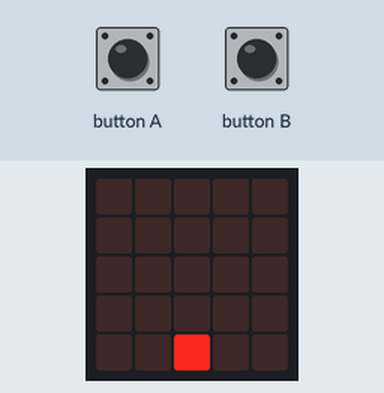
Recording of a program running on a simulated BBC micro:bit (MakeCode). Parts: the board's 5×5 LED display. The inputs (shaded band) are chosen by the test bench. Random numbers come from a fixed seed; the short countdown, score and lost-life animations are approximate; the run ends where the board's game-over animation would start. At 8.1 s the program stops and its outputs stay as they are.

Above: at 1.2 s.
1.3 s: button A pressed for 0.15 s
At 1.9 s:
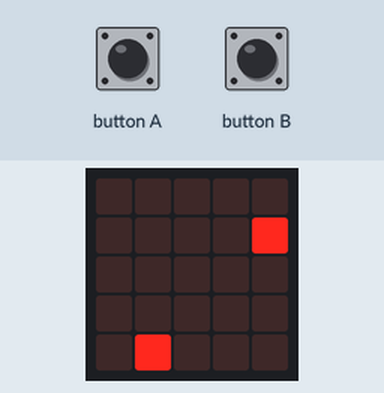
2.0 s: button B pressed for 0.15 s
At 2.62 s:
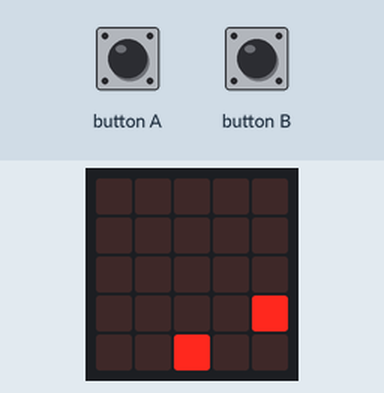
2.7 s: button A pressed for 0.15 s
At 3.84 s:
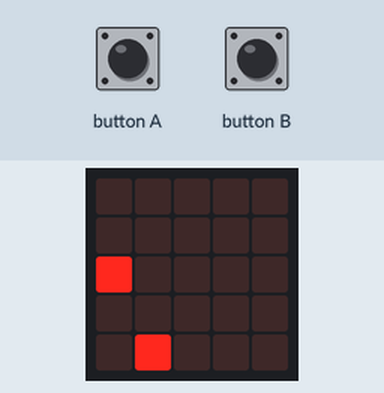
Timing chart, 0 to 5.7 s (numbered marks = the images above; inputs shaded):
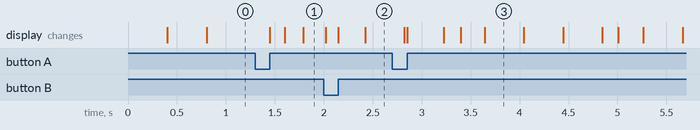

The program:

main.ts
```typescript
input.onButtonPressed(Button.A, function () {
    잡는사람.change(LedSpriteProperty.X, -1)
})
input.onButtonPressed(Button.B, function () {
    잡는사람.change(LedSpriteProperty.X, 1)
})
let 잡는사람: game.LedSprite = null
잡는사람 = game.createSprite(2, 4)
let 사과 = game.createSprite(2, randint(0, 4))
game.setLife(5)
/**
 * https://www.youtube.com/watch?v=wRLMoYCwZkQ
 */
basic.forever(function () {
    for (let index = 0; index < 4; index++) {
        사과.change(LedSpriteProperty.Y, 1)
        basic.pause(400)
    }
    if (잡는사람.isTouching(사과)) {
        game.addScore(1)
        사과.delete()
        사과 = game.createSprite(randint(0, 4), 0)
    } else {
        game.addScore(-1)
        game.removeLife(1)
        사과.delete()
        사과 = game.createSprite(randint(0, 4), 0)
    }
})
```

test.ts
```typescript
// 테스트는 여기로 이동합니다; 이 패키지가 확장으로 사용될 때 컴파일되지 않을 것 입니다.
```

Measured:
- what the display in image 3 shows lasts 0.4 s, from 3.6 s to 4.0 s
